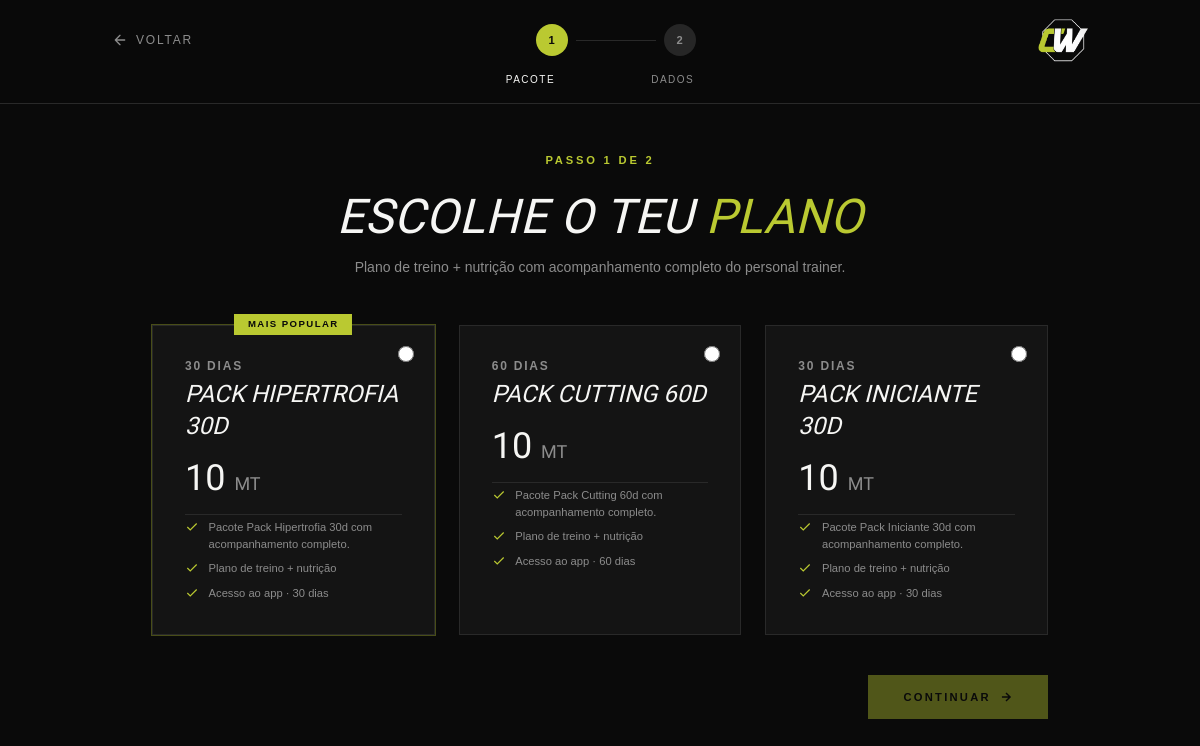
The app's page /checkout/ with its own data.
### apps/packages/models.py (models this page shows, shortened)
class CoachingPackage(models.Model):
    name = models.CharField(max_length=200, verbose_name="Nome do Pacote")
    description = models.TextField(blank=True)
    coach = models.ForeignKey(
        settings.AUTH_USER_MODEL, on_delete=models.CASCADE,
        related_name="packages", limit_choices_to={"role": "coach"}
    )
    workout_plan = models.ForeignKey(
        WorkoutPlan, on_delete=models.SET_NULL, null=True, blank=True,
        verbose_name="Plano de Treino"
    )
    nutrition_plan = models.ForeignKey(
        NutritionPlan, on_delete=models.SET_NULL, null=True, blank=True,
        verbose_name="Plano Alimentar"
    )
    price = models.DecimalField(max_digits=10, decimal_places=2, null=True, blank=True, verbose_name="Preço")
    duration_days = models.PositiveIntegerField(default=30, verbose_name="Duração (dias)")
    is_active = models.BooleanField(default=True)
    created_at = models.DateTimeField(auto_now_add=True)
    class Meta:
        verbose_name = "Pacote de Coaching"
        verbose_name_plural = "Pacotes de Coaching"

### apps/public_site/views.py (the view, shortened to what this page needs)
# urls.py: path('checkout/', views.checkout_view, name='checkout'),
def checkout_view(request):
    today = timezone.now().date()
    packages = list(
        CoachingPackage.objects
        .filter(is_active=True)
        .annotate(num_clients=Count('clientpackage'))
        .order_by('price')
    )
    if packages:
        most_popular = max(packages, key=lambda p: (p.num_clients, p.price))
        for pkg in packages:
            pkg.is_featured = (pkg.pk == most_popular.pk)
    return render(request, 'public_site/checkout.html', {'packages': packages})

### templates/public_site/checkout.html (shortened to what this page needs)
{% extends 'public_site/base_public.html' %}
{% load static %}
{% block content %}
<div id="page-checkout" class="min-h-screen" style="background:var(--background);">
    <div class="sticky top-0 z-40 backdrop-blur-md py-3"
         style="border-bottom:1px solid var(--border);background:rgba(10,10,10,0.92);">
        <div class="max-w-5xl mx-auto px-6 flex items-center justify-between h-14">
            <a href="{% url 'public_site:home' %}"
               class="flex items-center gap-2 transition-colors"
               style="color:var(--muted);"
               onmouseover="this.style.color='var(--foreground)'"
               onmouseout="this.style.color='var(--muted)'">
                <svg xmlns="http://www.w3.org/2000/svg" class="h-4 w-4" fill="none" viewBox="0 0 24 24" stroke="currentColor">
                    <path stroke-linecap="round" stroke-linejoin="round" stroke-width="2" d="M19 12H5M12 5l-7 7 7 7"/>
                </svg>
                <span class="text-xs font-body font-medium tracking-[0.15em] uppercase">Voltar</span>
            </a>
            <div id="step-indicator" class="flex items-center gap-2">
                <div class="step-dot" id="dot-1" style="background:var(--primary);color:#0a0a0a;">1</div>
                <div class="step-line" id="line-1" style="background:var(--border);"></div>
                <div class="step-dot" id="dot-2" style="background:hsl(0,0%,15%);color:var(--muted);">2</div>
            </div>
            <div class="gap-2">
                <img src="{% static 'img/04_icone_verdebranco_fundo_preto.png' %}" alt="" width="50">
            </div>
        </div>
        <div class="flex justify-center gap-24 mt-1 pb-1 text-[10px] font-body uppercase tracking-[0.15em]">
            <span id="lbl-1" style="color:var(--foreground);">Pacote</span>
            <span id="lbl-2" style="color:var(--muted);">Dados</span>
        </div>
    </div>
    <div class="max-w-5xl mx-auto px-6 py-12 pb-24">
        <div id="step1">
            <div class="text-center max-w-xl mx-auto mb-12">
                <span class="section-label">Passo 1 de 2</span>
                <h1 class="section-heading text-3xl md:text-4xl lg:text-5xl">
                    Escolhe o teu <em>plano</em>
                </h1>
                <p class="font-body text-sm mt-4" style="color:var(--muted);">
                    Plano de treino + nutrição com acompanhamento completo do personal trainer.
                </p>
            </div>
            <div class="grid gap-6 max-w-4xl mx-auto"
                 style="grid-template-columns: repeat(auto-fit, minmax(240px, 1fr));">
                {% for pkg in packages %}
                <div class="pkg-card{% if pkg.is_featured %} pkg-card--featured{% endif %}"
                     data-id="{{ pkg.id }}"
                     data-name="{{ pkg.name }}"
                     data-price="{{ pkg.price|floatformat:0 }}"
                     data-days="{{ pkg.duration_days }}"
                     {% if pkg.is_featured %}style="box-shadow:0 0 0 1px rgba(185,201,49,0.35);"{% endif %}>
                    {% if pkg.is_featured %}
                        <span class="pkg-badge">Mais Popular</span>
                    {% endif %}
                    <input type="radio" name="package" value="{{ pkg.id }}"/>
                    <div class="space-y-4">
                        <div>
                            <p class="font-body text-xs font-semibold uppercase tracking-[0.15em]"
                               style="color:var(--muted);">{{ pkg.duration_days }} dias</p>
                            <h3 class="font-display text-2xl font-light mt-1" style="color:var(--foreground);">
                                {{ pkg.name }}
                            </h3>
                        </div>
                        <p class="font-display text-4xl font-light" style="color:var(--foreground);">
                            {{ pkg.price|floatformat:0 }}
                            <span class="text-lg" style="color:var(--muted);">MT</span>
                        </p>
                        <div class="space-y-2 pt-1" style="border-top:1px solid var(--border);">
                            <div class="pkg-feature">
                                <svg class="h-3.5 w-3.5 flex-shrink-0 mt-0.5" style="color:var(--primary);"
                                     viewBox="0 0 24 24" fill="none" stroke="currentColor" stroke-width="2">
                                    <polyline points="20 6 9 17 4 12"/>
                                </svg>
                                {{ pkg.description }}
                            </div>
                            <div class="pkg-feature">
                                <svg class="h-3.5 w-3.5 flex-shrink-0 mt-0.5" style="color:var(--primary);"
                                     viewBox="0 0 24 24" fill="none" stroke="currentColor" stroke-width="2">
                                    <polyline points="20 6 9 17 4 12"/>
                                </svg>
                                Plano de treino + nutrição
                            </div>
                            <div class="pkg-feature">
                                <svg class="h-3.5 w-3.5 flex-shrink-0 mt-0.5" style="color:var(--primary);"
                                     viewBox="0 0 24 24" fill="none" stroke="currentColor" stroke-width="2">
                                    <polyline points="20 6 9 17 4 12"/>
                                </svg>
                                Acesso ao app · {{ pkg.duration_days }} dias
                            </div>
                        </div>
                    </div>
                </div>
                {% empty %}
                <p class="font-body text-sm col-span-3 text-center" style="color:var(--muted);">
                    Nenhum pacote disponível de momento.
                </p>
                {% endfor %}
            </div>
            <div class="flex justify-end max-w-4xl mx-auto mt-10">
                <button id="btn-1-next" onclick="goStep(2)" class="btn-primary opacity-40 cursor-not-allowed" disabled>
                    Continuar
                    <svg class="ml-2 h-3.5 w-3.5" viewBox="0 0 24 24" fill="none" stroke="currentColor" stroke-width="2.5"><path d="M5 12h14M12 5l7 7-7 7"/></svg>
                </button>
            </div>
        </div>
    </div>
</div>
{% endblock %}

### templates/public_site/base_public.html (style rules this page uses)
:root { --primary: hsl(66, 61%, 49%); --background: hsl(0, 0%, 4%); --foreground: hsl(60, 9%, 96%); --card: hsl(0, 0%, 8%); --border: hsl(0, 0%, 16%); --muted: hsl(0, 0%, 55%); }
* { border-color: var(--border); }
body { background: var(--background); color: var(--foreground); font-family: 'Montserrat', sans-serif; overflow-x: hidden; }
h1, h2, h3, h4, h5, h6 { font-style: italic; font-family: 'Inter Tight', system-ui, sans-serif; text-transform: uppercase; }
.btn-primary { display: inline-flex; align-items: center; justify-content: center; background: var(--primary); color: #0a0a0a; padding: 0.85rem 2.2rem; font-family: 'Montserrat', sans-serif; font-size: 0.7rem; font-weight: 700; letter-spacing: 0.2em; text-transform: uppercase; transition: opacity 0.2s, transform 0.15s; text-decoration: none; }
.section-label { font-size: 0.7rem; font-family: 'Montserrat', sans-serif; font-weight: 600; letter-spacing: 0.25em; text-transform: uppercase; color: var(--primary); margin-bottom: 1.5rem; display: block; }
.section-heading { font-style: italic; font-family: 'Inter Tight', system-ui, serif; font-weight: 400; line-height: 0.98; letter-spacing: 0.01em; text-transform: uppercase; color: var(--foreground); }
.section-heading em { font-style: italic; color: var(--primary); }

### templates/public_site/checkout.html (style rules this page uses)
.step-dot { width: 2rem; height: 2rem; border-radius: 50%; display: flex; align-items: center; justify-content: center; font-family: 'Montserrat', sans-serif; font-size: 0.7rem; font-weight: 600; transition: background 0.3s, color 0.3s; }
.step-line { height: 1px; width: 5rem; transition: background 0.3s; }
.pkg-card { position: relative; border: 1px solid var(--border); background: var(--card); cursor: pointer; transition: border-color 0.2s, background 0.2s; padding: 2rem; }
.pkg-card input[type="radio"] { position: absolute; top: 1.25rem; right: 1.25rem; accent-color: var(--primary); width: 1rem; height: 1rem; }
.pkg-badge { position: absolute; top: -0.75rem; left: 50%; transform: translateX(-50%); font-family: 'Montserrat', sans-serif; font-size: 0.6rem; font-weight: 700; letter-spacing: 0.15em; text-transform: uppercase; background: var(--primary); color: #0a0a0a; padding: 0.2rem 0.85rem; white-space: nowrap; }
.pkg-feature { display: flex; align-items: flex-start; gap: 0.6rem; font-family: 'Montserrat', sans-serif; font-size: 0.7rem; color: var(--muted); line-height: 1.5; }
.pkg-feature svg { flex-shrink: 0; margin-top: 1px; }

### records on screen
CoachingPackage: shows "MAIS POPULAR", duration_days "30", name "PACK HIPERTROFIA 30D", price "10", description "Pacote Pack Hipertrofia 30d com acompanhamento completo."
CoachingPackage: duration_days "60", name "PACK CUTTING 60D", price "10", description "Pacote Pack Cutting 60d com acompanhamento completo."
CoachingPackage: duration_days "30", name "PACK INICIANTE 30D", price "10", description "Pacote Pack Iniciante 30d com acompanhamento completo."
